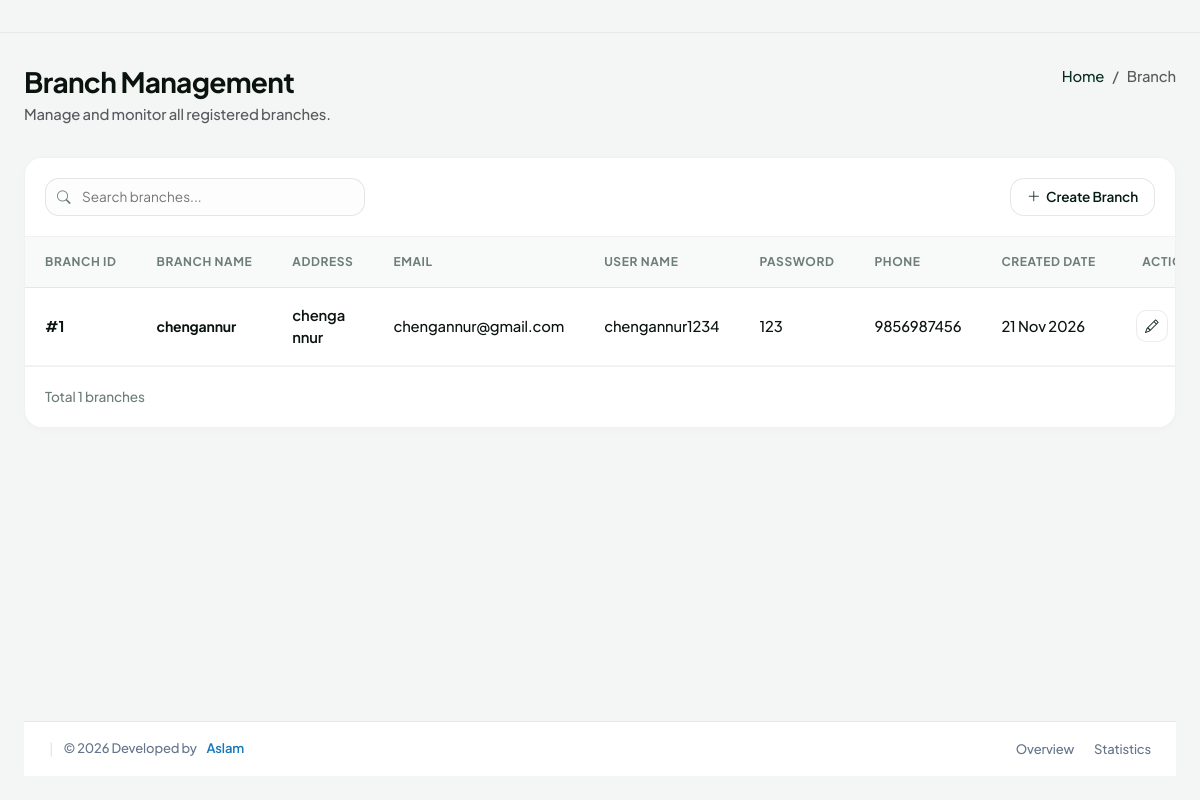
/branch/, run on the app's committed database.
### time_app/models.py (models this page shows, shortened)
class tbl_Branch(models.Model):
   name = models.CharField(max_length=150, blank=True)
   email = models.EmailField(max_length=150, blank=True)
   address = models.CharField(max_length=150, blank=True)
   phone = models.CharField(max_length=150, blank=True)
   username=models.CharField(max_length=150, blank=True)
   password = models.CharField(max_length=150, blank=True)
   created_at = models.DateTimeField(auto_now_add=True)

### time_app/views.py (the view)
# urls.py: path("branch/", views.branch, name="branch"),
def branch(request):
    data=tbl_Branch.objects.all()
    context={
        "data": data,
    }
    return render(request, "branch.html",context)

### templates/branch.html (shortened to what this page needs)
{% load static %}
<!DOCTYPE html>
<html lang="en">
<head>
    <link rel="stylesheet" href="{% static 'assets/libs/bootstrap/css/bootstrap.min.css' %}">
    <link rel="stylesheet" href="{% static 'assets/libs/bootstrap-icons/bootstrap-icons.css' %}">
    <link rel="stylesheet" href="{% static 'assets/css/main.css' %}">
</head>
<body>
    {% include 'admin_navbar.html' %}
    <div class="page-header">
        <div>
            <h1 class="page-title">Branch Management</h1>
            <p class="text-muted mb-0">
                Manage and monitor all registered branches.
            </p>
        </div>
        <nav aria-label="breadcrumb">
            <ol class="breadcrumb mb-0">
                <li class="breadcrumb-item">
                    <a href="/admin_home/"
                       class="text-decoration-none text-muted-green">
                        Home
                    </a>
                </li>
                <li class="breadcrumb-item active text-main"
                    aria-current="page">
                    Branch
                </li>
            </ol>
        </nav>
    </div>
    <div class="table-card-custom">
        <div class="table-header-control">
            <div class="table-search-box">
                <i class="bi bi-search table-search-icon"></i>
                <input type="text"
                       id="branchSearch"
                       class="table-search-input"
                       placeholder="Search branches..."
                       autocomplete="off">
            </div>
            <div class="table-filter-group">
                <a href="/create_branch/"
                   class="btn-table-action">
                    <i class="bi bi-plus-lg"></i>
                    Create Branch
                </a>
            </div>
        </div>
        <div class="table-responsive">
            <table class="table-custom" id="branchTable">
                <thead>
                    <tr>
                        <th>Branch ID</th>
                        <th>Branch Name</th>
                        <th>Address</th>
                        <th>Email</th>
                        <th>User name</th>
                        <th>Password</th>
                        <th>Phone</th>
                        <th>Created Date</th>
                        <th class="text-center">Actions</th>
                    </tr>
                </thead>
                <tbody id="branchTableBody">
                    {% for i in data %}
                    <tr class="branch-row">
                        <td class="table-order-id">
                            #{{ i.id }}
                        </td>
                        <td>
                            <div class="table-user-cell">
                                <div class="table-user-name">
                                    {{ i.name|default:"N/A" }}
                                </div>
                            </div>
                        </td>
                        <td class="table-product-name" style="width: 150px; max-width: 150px; white-space: normal; overflow-wrap: anywhere;">
                            {{ i.address|default:"N/A" }}
                        </td>
                        <td>
                            {{ i.email|default:"N/A" }}
                        </td>
                        <td>
                            {{ i.username|default:"N/A" }}
                        </td>
                        <td>
                            {{ i.password|default:"N/A" }}
                        </td>
                        <td>
                            {{ i.phone|default:"N/A" }}
                        </td>
                        <td>
                            {{ i.created_at|date:"d M Y"|default:"N/A" }}
                        </td>
                        <td>
                            <div class="d-flex justify-content-center gap-2">
                                <a href="/edit_branch/{{ i.id }}/"
                                   class="table-btn-action"
                                   title="Edit Branch">
                                    <i class="bi bi-pencil"></i>
                                </a>
                            </div>
                        </td>
                    </tr>
                    {% endfor %}
                </tbody>
            </table>
        </div>
        <div class="table-footer-control">
            <span id="branchCount"
                  class="table-pagination-info">
                Total {{ data|length }} branches
            </span>
        </div>
    </div>
    {% include 'footer.html' %}
</body>
</html>

### templates/admin_navbar.html (shortened to what this page needs)
{% load static %}
<div class="main-wrapper">
    <header class="navbar-custom">
    </header>

### templates/footer.html (shortened to what this page needs)
{% load static %}
<!DOCTYPE html>
<html lang="en">
<head>
</head>
<body>
    <div class="main-content">
    </div>
    <footer class="footer-custom">
        <div class="footer-left">
            <span class="footer-separator">|</span>
            <span class="footer-copy">
                &copy; 2026 Developed by
                <a href="#">Aslam</a>
            </span>
        </div>
        <div class="footer-right">
            <ul class="footer-links">
                <li>
                    <a href="/admin_home/" class="footer-link">
                        Overview
                    </a>
                </li>
                <li>
                    <a href="/br_waiting_lists" class="footer-link">
                        Statistics
                    </a>
                </li>
            </ul>
        </div>
    </footer>
</body>
</html>

### templates/footer.html (style rules this page uses)
html, body { margin: 0; padding: 0; min-height: 100%; }
body { min-height: 100vh; display: flex; flex-direction: column; }
.main-content { flex: 1; }
.footer-custom { width: 100%; min-height: 55px; background: #ffffff; border-top: 1px solid #e5e7eb; display: flex; align-items: center; justify-content: space-between; padding: 10px 25px; box-sizing: border-box; flex-wrap: wrap; gap: 10px; }
.footer-left { display: flex; align-items: center; gap: 10px; }
.footer-separator { color: #cbd5e1; }
.footer-copy { font-size: 13px; color: #64748b; }
.footer-copy a { color: #1677b8; text-decoration: none; font-weight: 600; margin-left: 4px; }
.footer-links { display: flex; align-items: center; gap: 20px; list-style: none; padding: 0; margin: 0; }
.footer-link { color: #64748b; font-size: 13px; text-decoration: none; font-weight: 500; }

### data on the page
tbl_Branch: id "1", name "chengannur", address "chengannur", email "chengannur@gmail.com", username "chengannur1234", password "123", phone "9856987456", created_at "21 Nov 2026"

### other printed values
{{ data|length }} "1"
